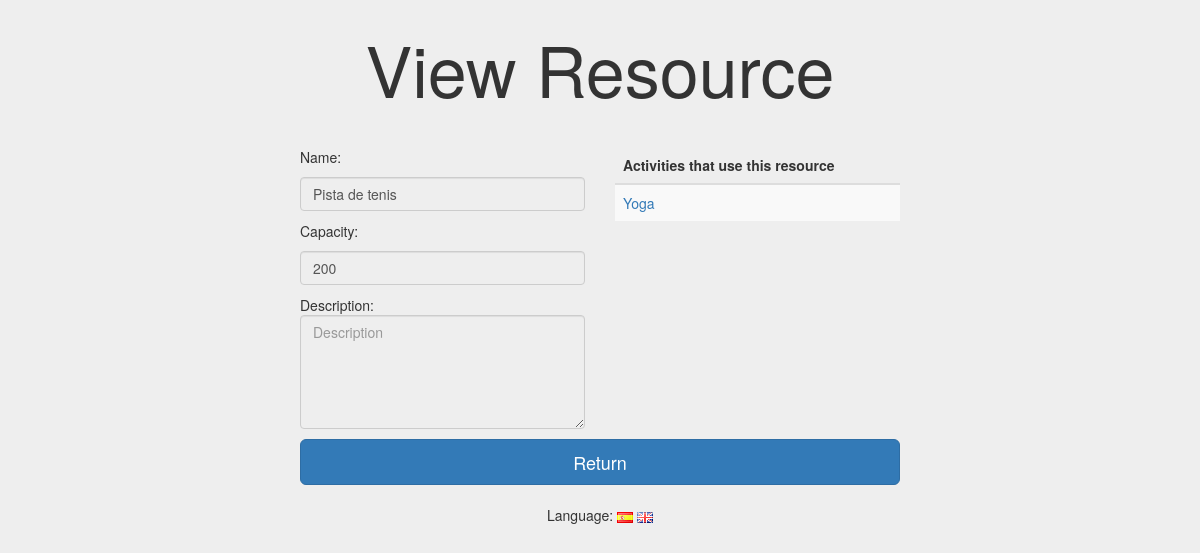
/index.php?controller=resources&action=view&id=2 (signed in), run on an earlier commit of the app's database.
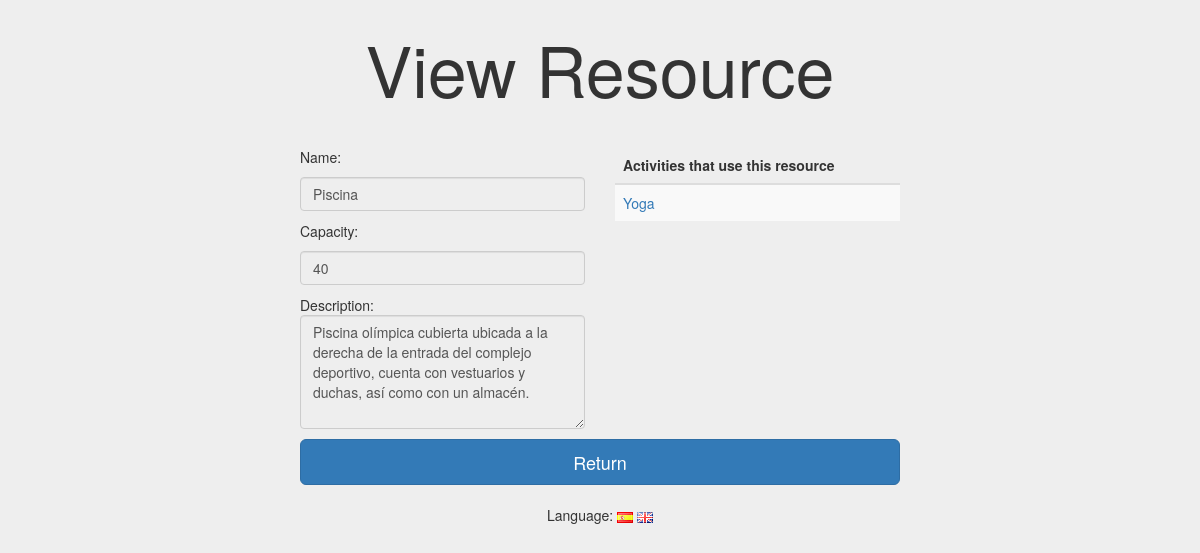
And on a later commit of the database.
### tables this page shows
CREATE TABLE resources (
	id INT(11) NOT NULL AUTO_INCREMENT,
	nombre VARCHAR(255) NOT NULL,
	aforo INT(11),
	descripcion VARCHAR(20000),

	PRIMARY KEY (id)
);

CREATE TABLE resources_activity (
	actividad INT(11) NOT NULL,
	recurso INT(11) NOT NULL,

	PRIMARY KEY (actividad, recurso),
	FOREIGN KEY (actividad) REFERENCES activities(id) ON DELETE CASCADE,
	FOREIGN KEY (recurso) REFERENCES resources(id) ON DELETE CASCADE
);

CREATE TABLE activities (
	id INT(11) NOT NULL AUTO_INCREMENT,
	nombre VARCHAR(255) NOT NULL,
	descripcion VARCHAR(20000),
	dia SET ('lunes', 'martes', 'miercoles', 'jueves', 'viernes', 'sabado', 'domingo'),
	hora_inicio TIME,
	hora_fin TIME,
	plazas INT(11),
	entrenador INT(11),

	PRIMARY KEY (id),
	FOREIGN KEY (entrenador) REFERENCES users(id)
);

### core/ViewManager.php (called while the page is built, shortened)
<?php
class ViewManager {
	private $variables = array();
	public function setVariable($varname, $value, $flash=false) {
		$this->variables[$varname] = $value;
	}
	public function getVariable($varname, $default=NULL) {
		if (!isset($this->variables[$varname])) {
			return $default;
		}
		return $this->variables[$varname];
	}
	public function render($controller, $viewname) {
		include(__DIR__."/../view/$controller/$viewname.php");
	}
	private static $viewmanager_singleton = NULL;
	public static function getInstance() {
		if (self::$viewmanager_singleton == null) {
			self::$viewmanager_singleton = new ViewManager();
		}
		return self::$viewmanager_singleton;
	}
}

### controller/ResourcesController.php (called while the page is built, shortened)
<?php
require_once(__DIR__."/../core/ViewManager.php");
require_once(__DIR__."/../core/I18n.php");
require_once(__DIR__."/../model/Resource.php");
require_once(__DIR__."/../model/ResourceMapper.php");
class ResourcesController extends BaseController {
	private $resourceMapper;
	public function __construct() {
		$this->resourceMapper = new ResourceMapper();
	}
	public function view(){
		$id = $_REQUEST["id"];
		$resource = $this->resourceMapper->findById($id);
		$activities = $this->resourceMapper->findActivities($id);
		$this->view->setVariable("resource", $resource);
		$this->view->setVariable("activities", $activities);
		$this->view->setLayout("welcome");
		$this->view->render("resources", "view");
	}
}

### index.php (called while the page is built, shortened)
<?php
function run() {
	try {
		$controller = loadController($_GET["controller"]);
		$actionName = $_GET["action"];
		$controller->$actionName();
	} catch(Exception $ex) {
		die(i18n("An error has ocurred.<br>").$ex->getMessage());
	}
}
function loadController($controllerName) {
	return new $controllerClassName();
}
run();
?>

### core/I18n.php (called while the page is built, shortened)
<?php
class I18n {
	private $messages;
	public function setLanguage($language) {
		$this->messages = $i18n_messages;
	}
	public function i18n($key) {
		if (isset($this->messages[$key])){
			return $this->messages[$key];
		}else{
			return $key;
		}
	}
	private static $i18n_singleton = null;
	public static function getInstance() {
		if (self::$i18n_singleton == NULL) {
			self::$i18n_singleton = new I18n();
		}
		return self::$i18n_singleton;
	}
}
function i18n($key) {
	return I18n::getInstance()->i18n($key);
}

### model/Resource.php (called while the page is built, shortened)
<?php
class Resource {
	private $nombre;
	private $aforo;
	private $descripcion;
	public function __construct($id=NULL, $nombre=NULL, $aforo=NULL, $descripcion=NULL) {
		$this->nombre = $nombre;
		$this->aforo = $aforo;
		$this->descripcion = $descripcion;
	}
	public function getNombre() {
		return $this->nombre;
	}
	public function getAforo() {
		return $this->aforo;
	}
	public function getDescripcion() {
		return $this->descripcion;
	}
}

### model/ResourceMapper.php (called while the page is built, shortened)
<?php
require_once(__DIR__."/../core/PDOConnection.php");
require_once(__DIR__."/../model/Activity.php");
class ResourceMapper {
	private $db;
	public function __construct() {
		$this->db = PDOConnection::getInstance();
	}
	public function findById($id){
		$stmt = $this->db->prepare("SELECT * FROM resources WHERE id=?");
		$stmt->execute(array($id));
		$resource = $stmt->fetch(PDO::FETCH_ASSOC);
		if($resource != null) {
			return new Resource($resource["id"],
								$resource["nombre"],
								$resource["aforo"],
								$resource["descripcion"]);
		} else {
			return NULL;
		}
	}
	public function findActivities($id) {
		$stmt = $this->db->prepare("SELECT actividad FROM resources_activity WHERE recurso=?");
		$stmt->execute(array($id));
		$activity_ids = $stmt->fetchAll(PDO::FETCH_ASSOC);
		$activities = array();
		foreach ($activity_ids as $activity_id) {
			$stmt = $this->db->prepare("SELECT nombre FROM activities WHERE id=?");
			$stmt->execute(array($activity_id["actividad"]));
			$activity_name = $stmt->fetch(PDO::FETCH_ASSOC);
			array_push($activities, new Activity($activity_id["actividad"],
												 $activity_name["nombre"]));
		}
		return $activities;
	}
}

### core/PDOConnection.php (called while the page is built)
<?php
class PDOConnection {
	private static $dbhost = "127.0.0.1";
	private static $dbname = "gesgym";
	private static $dbuser = "gguser";
	private static $dbpass = "ggpass";
	private static $db_singleton = null;
	public static function getInstance() {
		if (self::$db_singleton == null) {
			self::$db_singleton = new PDO(
				"mysql:host=".self::$dbhost.";dbname=".self::$dbname.";charset=utf8",
				self::$dbuser,
				self::$dbpass,
				array(
					PDO::ATTR_EMULATE_PREPARES => false,
					PDO::ATTR_ERRMODE => PDO::ERRMODE_EXCEPTION
				)
			);
		}
		return self::$db_singleton;
	}
}
?>

### model/Activity.php (called while the page is built, shortened)
<?php
class Activity{
	private $id;
	private $nombre;
	public function __construct($id=NULL, $nombre=NULL, $descripcion=NULL, $dia=NULL, $hora_inicio=NULL, $hora_fin=NULL, $plazas=0, $entrenador=NULL) {
		$this->id=$id;
		$this->nombre=$nombre;
	}
	public function getId(){
		return $this->id;
	}
	public function getNombre(){
		return $this->nombre;
	}
}

### view/resources/view.php (the view, shortened to what the changed rows need)
<?php
require_once(__DIR__."/../../core/ViewManager.php");
$view = ViewManager::getInstance();
$resource = $view->getVariable("resource");
$activities = $view->getVariable("activities");
$view->setVariable("title", i18n("GesGym - View Resource"));
$view->setVariable("header", i18n("View Resource"));
?>
			<div class="row">
				<div class="col-sm-6">
					<?=i18n("Name")?>:
					<input disabled type="text" class="form-control" placeholder="<?=i18n("Name")?>" value="<?=$resource->getNombre()?>">
					<?=i18n("Capacity")?>:
					<input disabled type="number" class="form-control" placeholder="<?=i18n("Capacity")?>" value="<?=$resource->getAforo()?>">
					<?=i18n("Description")?>:
					<textarea rows="5" disabled class="form-control" placeholder="<?=i18n("Description")?>" value="<?=$resource->getDescripcion()?>"><?=$resource->getDescripcion()?></textarea>
				</div>
				<div class="col-sm-6">
					<div class="table-responsive">
						<table class="table table-striped table-hover">
							<thead>
								<tr>
									<th><?=i18n("Activities that use this resource")?></th>
								</tr>
							</thead>
							<tbody>
<?php foreach ($activities as $activity): ?>
								<tr>
									<td><a href="index.php?controller=activities&amp;action=view&amp;id=<?=$activity->getId()?>"><?=$activity->getNombre()?></a></td>
								</tr>
<?php endforeach; ?>
							</tbody>
						</table>
					</div>
				</div>
			</div>
<?=$view->moveToFragment("css")?>		<link rel="stylesheet" type="text/css" href="css/viewResourceStyle.css">

What changed in the data, as far as the page shows it:
changed resources: nombre "Pista de tenis" → "Piscina"; aforo "200" → "40"; descripcion "Description" → "Piscina olímpica cubierta ubicada a la derecha de la entrada del complejo deportivo, cuenta con vestuarios y duchas, así como con un almacén."
